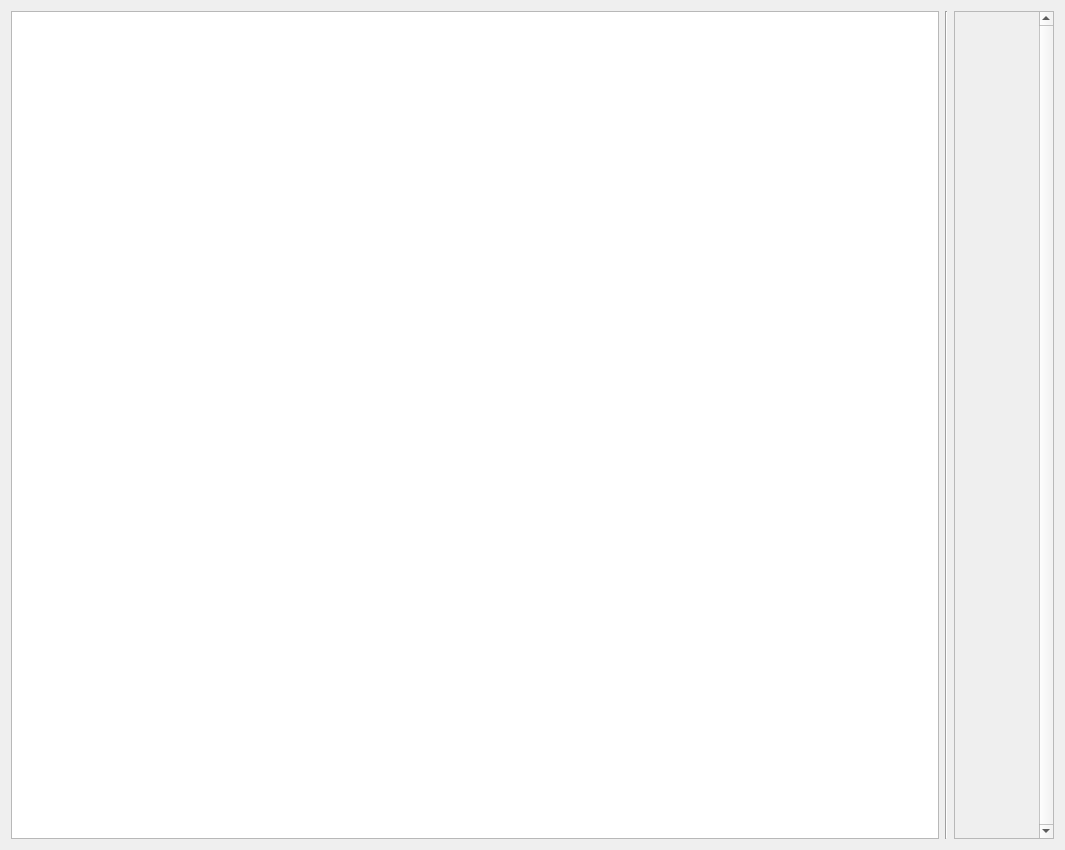
<?xml version="1.0" encoding="UTF-8"?>
<ui version="4.0">
 <class>centralWidget</class>
 <widget class="QWidget" name="centralWidget">
  <property name="enabled">
   <bool>true</bool>
  </property>
  <property name="geometry">
   <rect>
    <x>0</x>
    <y>0</y>
    <width>1065</width>
    <height>850</height>
   </rect>
  </property>
  <property name="windowTitle">
   <string>Form</string>
  </property>
  <layout class="QGridLayout" name="gridLayout" columnstretch="1,0,0">
   <property name="sizeConstraint">
    <enum>QLayout::SetNoConstraint</enum>
   </property>
   <property name="topMargin">
    <number>11</number>
   </property>
   <item row="0" column="2">
    <widget class="QScrollArea" name="troops_panel">
     <property name="sizePolicy">
      <sizepolicy hsizetype="Expanding" vsizetype="Preferred">
       <horstretch>0</horstretch>
       <verstretch>0</verstretch>
      </sizepolicy>
     </property>
     <property name="minimumSize">
      <size>
       <width>100</width>
       <height>0</height>
      </size>
     </property>
     <property name="verticalScrollBarPolicy">
      <enum>Qt::ScrollBarAlwaysOn</enum>
     </property>
     <property name="horizontalScrollBarPolicy">
      <enum>Qt::ScrollBarAsNeeded</enum>
     </property>
     <property name="widgetResizable">
      <bool>true</bool>
     </property>
     <widget class="QWidget" name="scroll_area">
      <property name="geometry">
       <rect>
        <x>0</x>
        <y>0</y>
        <width>77</width>
        <height>826</height>
       </rect>
      </property>
      <layout class="QVBoxLayout" name="troops_vertical_layout"/>
     </widget>
    </widget>
   </item>
   <item row="0" column="1">
    <widget class="Line" name="line">
     <property name="orientation">
      <enum>Qt::Vertical</enum>
     </property>
    </widget>
   </item>
   <item row="0" column="0">
    <widget class="QGraphicsView" name="mapArea"/>
   </item>
  </layout>
 </widget>
 <resources/>
 <connections/>
</ui>
